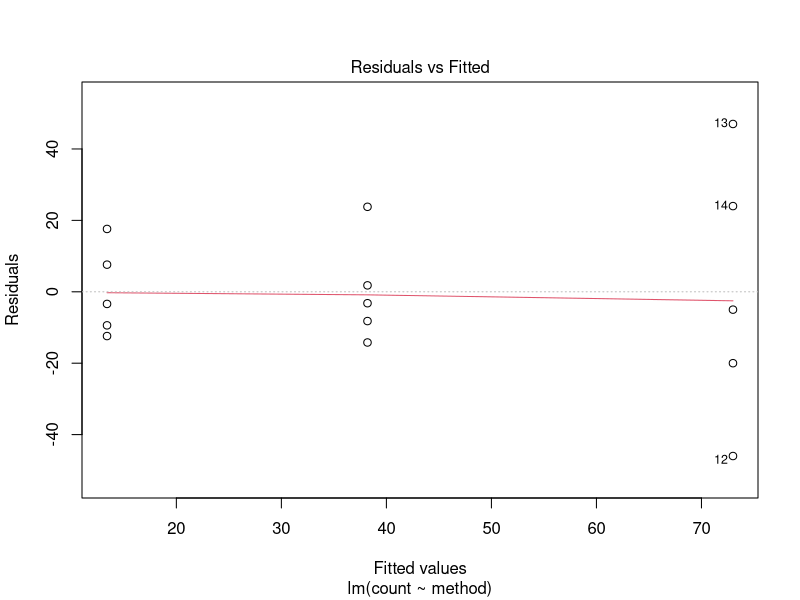
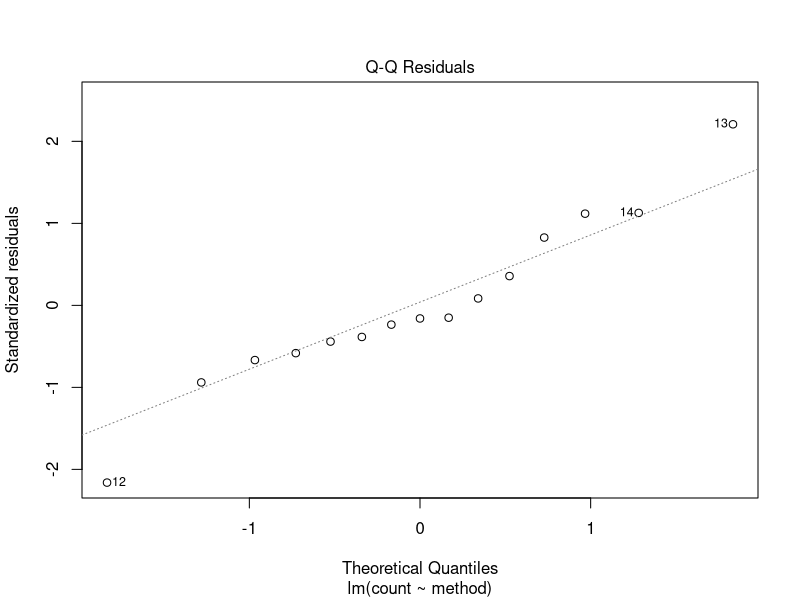
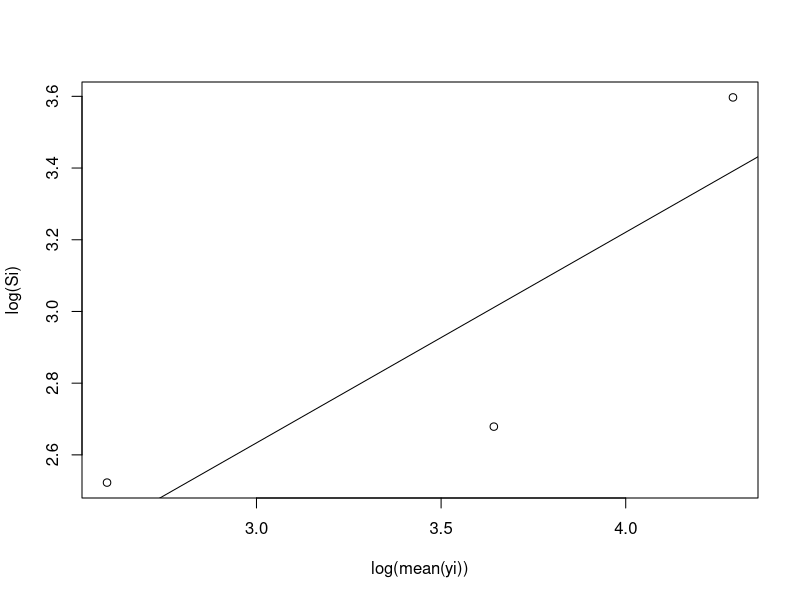
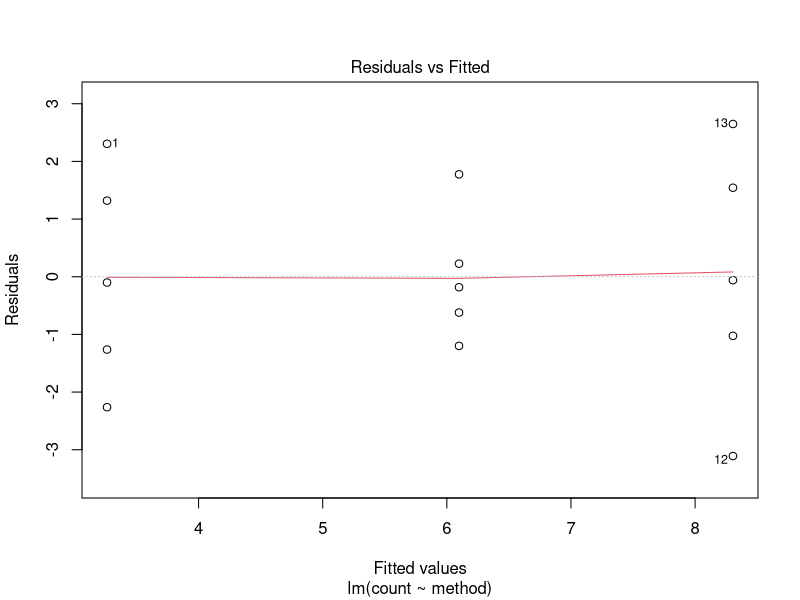

The R source for these figures, in order:
#Enter data
trt1 = c(31,10,21,4,1)
trt2 = c(62,40,24,30,35)
trt3 = c(53,27,120,97,68)
semiCondData = data.frame(method = factor(c(rep(1,5),rep(2,5),rep(3,5))),
                          count = c(trt1,trt2,trt3))

anova(aov(count~method,data = semiCondData))

plot(lm(count~method,data = semiCondData),which = 1:2)

figureOutAlpha = data.frame(y = c(log(sd(trt1)),log(sd(trt2)),log(sd(trt3))),
                            x = c(log(mean(trt1)),log(mean(trt2)),log(mean(trt3))))
plot(figureOutAlpha$x,figureOutAlpha$y, 
     xlab = "log(mean(yi))",
     ylab = "log(Si)")
abline(lm(y~x,data = figureOutAlpha))

transSemi = semiCondData
transSemi$count = sqrt(transSemi$count)

TukeyHSD(aov(count~method,data = transSemi))
plot(lm(count~method,data = transSemi),which = 1)
